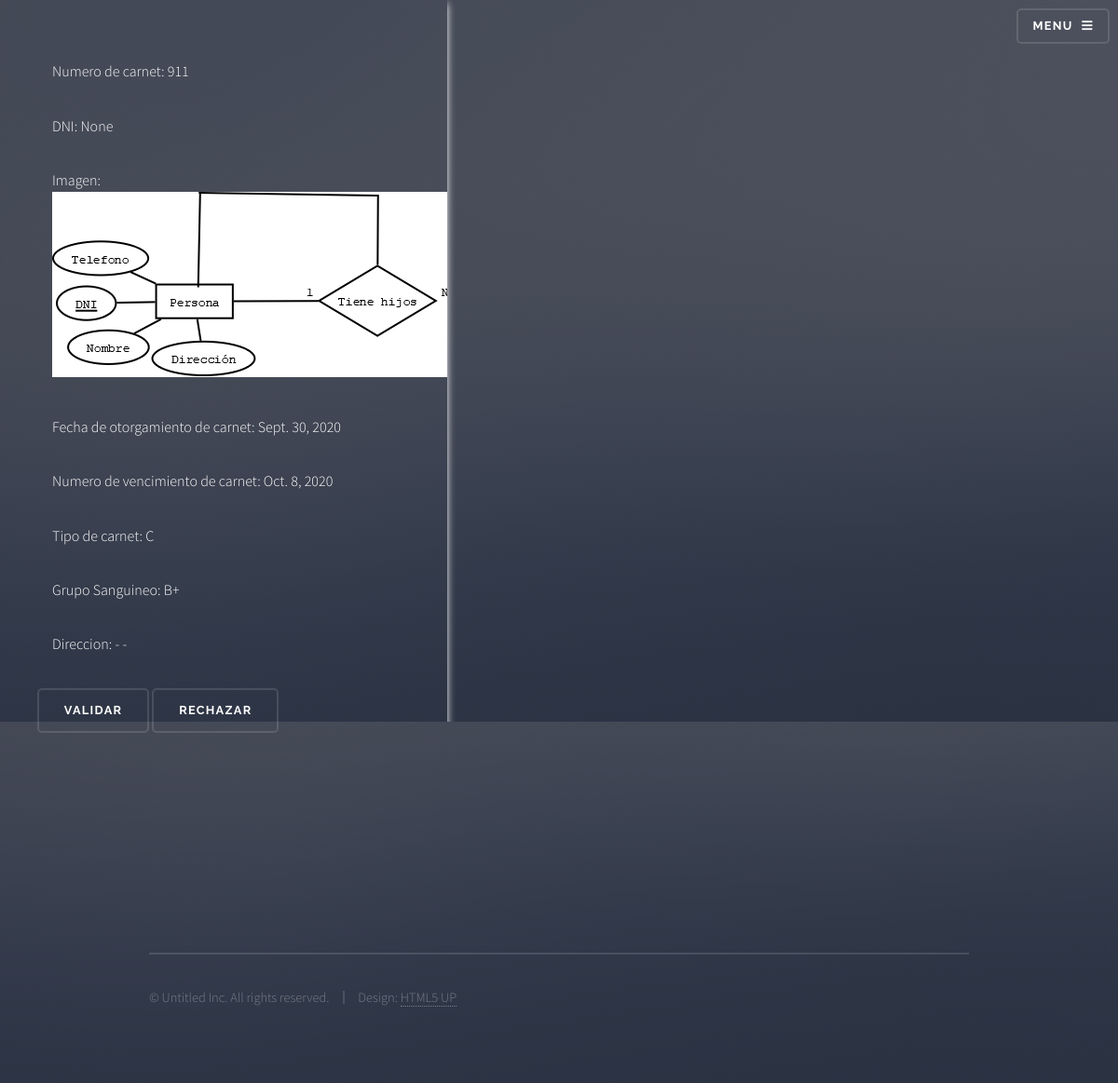
The app's page /validar-carnets/5/ with its own data.
### user/models.py (models this page shows, shortened)
class Carnet(models.Model):
    n_carnet = models.IntegerField()
    foto = models.ImageField(upload_to='media/', null=True,blank=True)
    otorgamiento = models.DateField()
    vencimiento = models.DateField()
    tipo_carnet = models.ForeignKey(TipoCarnet, on_delete=models.PROTECT, null=True)
    donante = models.BooleanField(default=False)
    grupo_s = models.ForeignKey(GrupoSanguineo, on_delete=models.PROTECT, null=True)
    validado = models.BooleanField(default=False, blank=True)
    user = models.ForeignKey(Usuario, on_delete=models.CASCADE, blank=True, null=True, related_name='users')

class Usuario(AbstractUser):
    dni = models.IntegerField(blank=True, null=True)
    nacimiento = models.DateField(blank=True, null=True)
    image = models.ImageField(upload_to='users/%Y/%m/%d', null=True, blank=True)
    nacionalidad = models.ForeignKey(Nacionalidad, on_delete=models.CASCADE, null=True)
    phone = models.IntegerField(blank=True, null=True)
    direccion = models.ForeignKey(Direcciones, on_delete=models.CASCADE, null=True, blank=True)

class TipoCarnet(models.Model):
    tipo = models.CharField(max_length=5)
    def __str__(self):
        return self.tipo

class GrupoSanguineo(models.Model):
    grupo = models.CharField(max_length=3)
    def __str__(self):
        return self.grupo

### AppCarnet/views.py (the view)
# urls.py: path('validar-carnets/<int:pk>/', ValidarCarnet.as_view(), name='validar-carnet'),
class ValidarCarnet(DetailView):
    model = Carnet
    template_name = 'validar-carnet.html'
    def get_context_data(self, *args, **kwargs):
        context = super(ValidarCarnet, self).get_context_data(*args, **kwargs)
        context["carnet"] = Carnet.objects.filter(pk=self.object.pk)
        return context

### AppCarnet/templates/validar-carnet.html (shortened to what this page needs)
{% extends 'base.html' %}
{% load static %}
{% block content %}
<div class="card">
	<form action="{% url 'validated_carnet' %}" method="POST">
		<div class="container">
			<p>Numero de carnet: {{object.n_carnet}}</p>
			<p>DNI: {{object.user.dni}}</p>
			<p>Imagen: <img src="{{object.foto.url}}" alt="Foto del carnet"></p>
			<p>Fecha de otorgamiento de carnet: {{object.otorgamiento}}</p>
			<p>Numero de vencimiento de carnet: {{object.vencimiento}}</p>
			<p>Tipo de carnet: {{object.tipo_carnet}}</p>
			<p>Grupo Sanguineo: {{object.grupo_s}}</p>
			<p>Direccion: {{object.user.direccion.nombre}} - {{object.user.direccion.numero}} - {{object.user.direccion.altura}}</p>
		  </div>
		  <div>
			<input type="submit" value="Validar" name="validar" id="validar_id">
			<input type="submit" value="Rechazar" name="rechazar" id="rechazar_id">
		  </div>
	</form>
  </div>
{% endblock content%}

### AppCarnet/static/assets/css/main.css (style rules this page uses)
html, body, div, span, applet, object, iframe, h1, h2, h3, h4, h5, h6, p, blockquote, pre, a, abbr, acronym, address, big, cite, code, del, dfn, em, img, ins, kbd, q, s, samp, small, strike, strong, sub, sup, tt, var, b, u, i, center, dl, dt, dd, ol, ul, li, fieldset, label, legend, table, caption, tbody, tfoot, thead, tr, th, td, article, aside, canvas, details, embed, figure, figcaption, footer, header, hgroup, menu, nav, output, ruby, section, summary, time, mark, audio, video { margin: 0; padding: 0; border: 0; font-size: 100%; font: inherit; vertical-align: baseline; }
body { line-height: 1; }
form { padding: 50px 60px 60px 40px; }
body { -webkit-text-size-adjust: none; }
input, select, textarea { -moz-appearance: none; -webkit-appearance: none; -ms-appearance: none; appearance: none; }
body { -ms-overflow-style: scrollbar; }
html { box-sizing: border-box; }
*, *:before, *:after { box-sizing: inherit; }
body { background-color: #2e3141; background-image: linear-gradient(to top, rgba(46, 49, 65, 0.8), rgba(46, 49, 65, 0.8)), url("../../images/bg.jpg"); background-size: auto, cover; background-attachment: fixed, fixed; background-position: center, center; }
body, input, select, textarea { color: #ffffff; font-family: "Source Sans Pro", Helvetica, sans-serif; font-size: 16.5pt; font-weight: 300; line-height: 1.65; }
@media screen and (max-width: 1680px) { body, input, select, textarea { font-size: 13pt; } }
@media screen and (max-width: 1280px) { body, input, select, textarea { font-size: 12pt; } }
p { margin: 0 0 2em 0; }
form { margin: 0 0 2em 0; }
form > :last-child { margin-bottom: 0; }
input[type="submit"], input[type="reset"], input[type="button"], button, .button { -moz-appearance: none; -webkit-appearance: none; -ms-appearance: none; appearance: none; -moz-transition: background-color 0.2s ease-in-out; -webkit-transition: background-color 0.2s ease-in-out; -ms-transition: background-color 0.2s ease-in-out; transition: background-color 0.2s ease-in-out; background-color: transparent; border-radius: 5px; border: 0; box-shadow: inset 0 0 0 2px rgba(255, 255, 255, 0.125); color: #ffffff !important; cursor: pointer; display: inline-block; font-family: Raleway, Helvetica, sans-serif; font-size: 0.8em; font-weight: 700; height: 3.75em; letter-spacing: 0.1em; line-height: 3.75em; padding: 0 2.25em; text-align: center; text-decoration: none; text-transform: uppercase; white-space: nowrap; }

### AppCarnet/templates/validar-carnet.html (style rules this page uses)
.card { box-shadow: 0 4px 8px 0; transition: 0.3s; width: 40%; }
.container { padding: 2px 16px; }

### records on screen
Carnet: n_carnet "911", user.dni "None", foto (picture), otorgamiento "Sept. 30, 2020", vencimiento "Oct. 8, 2020", tipo_carnet "C", grupo_s "B+"
